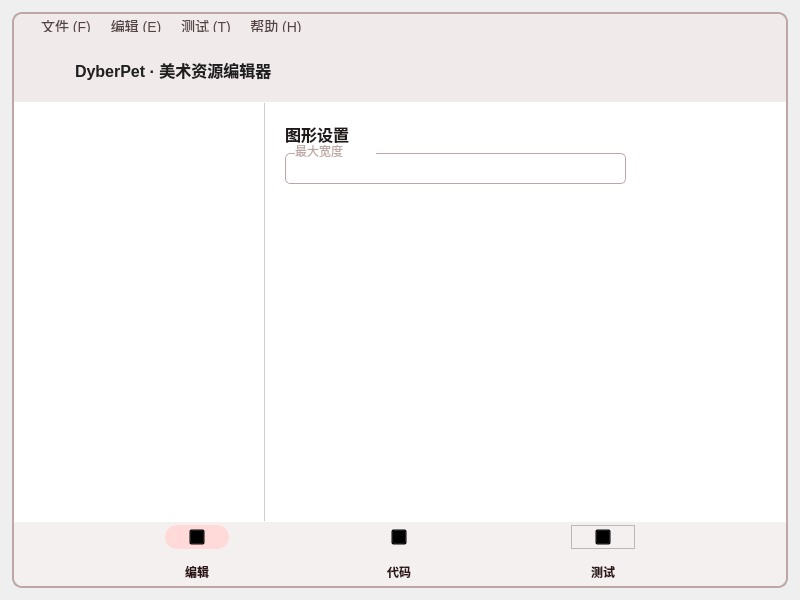
<?xml version="1.0" encoding="UTF-8"?>
<ui version="4.0">
 <class>DyberPetCreator</class>
 <widget class="QMainWindow" name="DyberPetCreator">
  <property name="geometry">
   <rect>
    <x>0</x>
    <y>0</y>
    <width>800</width>
    <height>600</height>
   </rect>
  </property>
  <property name="windowTitle">
   <string>呆啵宠物 · 资源编辑器</string>
  </property>
  <widget class="QWidget" name="windowArea">
   <layout class="QGridLayout" name="gridLayout">
    <property name="leftMargin">
     <number>12</number>
    </property>
    <property name="topMargin">
     <number>12</number>
    </property>
    <property name="rightMargin">
     <number>12</number>
    </property>
    <property name="bottomMargin">
     <number>12</number>
    </property>
    <item row="0" column="0">
     <widget class="QFrame" name="shadowFrame">
      <property name="styleSheet">
       <string notr="true">#shadowFrame{
	border: 2px solid rgb(189,167,165);
	border-radius: 10px;
}</string>
      </property>
      <property name="frameShape">
       <enum>QFrame::StyledPanel</enum>
      </property>
      <property name="frameShadow">
       <enum>QFrame::Raised</enum>
      </property>
      <layout class="QVBoxLayout" name="verticalLayout">
       <property name="spacing">
        <number>0</number>
       </property>
       <property name="leftMargin">
        <number>0</number>
       </property>
       <property name="topMargin">
        <number>0</number>
       </property>
       <property name="rightMargin">
        <number>0</number>
       </property>
       <property name="bottomMargin">
        <number>0</number>
       </property>
       <item>
        <widget class="QFrame" name="menuBarSE">
         <property name="minimumSize">
          <size>
           <width>0</width>
           <height>24</height>
          </size>
         </property>
         <property name="maximumSize">
          <size>
           <width>16777215</width>
           <height>24</height>
          </size>
         </property>
         <property name="styleSheet">
          <string notr="true">#menuBarSE{
	background: rgb(241,234,235);
	border: 1px solid rgb(241,234,235);
	border-top-left-radius: 10px;
	border-top-right-radius: 10px;
	border-bottom-left-radius: 0px;
	border-bottom-right-radius: 0px;
}</string>
         </property>
         <property name="frameShape">
          <enum>QFrame::StyledPanel</enum>
         </property>
         <property name="frameShadow">
          <enum>QFrame::Raised</enum>
         </property>
         <layout class="QHBoxLayout" name="horizontalLayout_3">
          <property name="leftMargin">
           <number>19</number>
          </property>
          <property name="topMargin">
           <number>0</number>
          </property>
          <property name="rightMargin">
           <number>24</number>
          </property>
          <property name="bottomMargin">
           <number>0</number>
          </property>
          <item>
           <widget class="QPushButton" name="fileMenu">
            <property name="minimumSize">
             <size>
              <width>64</width>
              <height>0</height>
             </size>
            </property>
            <property name="maximumSize">
             <size>
              <width>64</width>
              <height>16777215</height>
             </size>
            </property>
            <property name="styleSheet">
             <string notr="true">QPushButton{
	background: rgb(241,234,235);
	border: 0px solid rgb(241,234,235);
	border-radius: 5px;
	color: #534343;
	font-size: 14px;
	padding: 5px;
}

QPushButton:Hover{
	font-weight: bold;
	background: rgb(231,226,226);
	color: #211a1a;
}

QPushButton:Pressed{
	font-weight: bold;
	background: #ffdad9;
	color: #2d1516;
}</string>
            </property>
            <property name="text">
             <string>文件 (F)</string>
            </property>
           </widget>
          </item>
          <item>
           <widget class="QPushButton" name="editMenu">
            <property name="minimumSize">
             <size>
              <width>64</width>
              <height>0</height>
             </size>
            </property>
            <property name="maximumSize">
             <size>
              <width>64</width>
              <height>16777215</height>
             </size>
            </property>
            <property name="styleSheet">
             <string notr="true">QPushButton{
	background: rgb(241,234,235);
	border: 0px solid rgb(241,234,235);
	border-radius: 5px;
	color: #534343;
	font-size: 14px;
	padding: 5px;
}

QPushButton:Hover{
	font-weight: bold;
	background: rgb(231,226,226);
	color: #211a1a;
}

QPushButton:Pressed{
	font-weight: bold;
	background: #ffdad9;
	color: #2d1516;
}</string>
            </property>
            <property name="text">
             <string>编辑 (E)</string>
            </property>
           </widget>
          </item>
          <item>
           <widget class="QPushButton" name="deployMenu">
            <property name="minimumSize">
             <size>
              <width>64</width>
              <height>0</height>
             </size>
            </property>
            <property name="maximumSize">
             <size>
              <width>64</width>
              <height>16777215</height>
             </size>
            </property>
            <property name="styleSheet">
             <string notr="true">QPushButton{
	background: rgb(241,234,235);
	border: 0px solid rgb(241,234,235);
	border-radius: 5px;
	color: #534343;
	font-size: 14px;
	padding: 5px;
}

QPushButton:Hover{
	font-weight: bold;
	background: rgb(231,226,226);
	color: #211a1a;
}

QPushButton:Pressed{
	font-weight: bold;
	background: #ffdad9;
	color: #2d1516;
}</string>
            </property>
            <property name="text">
             <string>测试 (T)</string>
            </property>
           </widget>
          </item>
          <item>
           <widget class="QPushButton" name="helpMenu">
            <property name="minimumSize">
             <size>
              <width>64</width>
              <height>0</height>
             </size>
            </property>
            <property name="maximumSize">
             <size>
              <width>64</width>
              <height>16777215</height>
             </size>
            </property>
            <property name="styleSheet">
             <string notr="true">QPushButton{
	background: rgb(241,234,235);
	border: 0px solid rgb(241,234,235);
	border-radius: 5px;
	color: #534343;
	font-size: 14px;
	padding: 5px;
}

QPushButton:Hover{
	font-weight: bold;
	background: rgb(231,226,226);
	color: #211a1a;
}

QPushButton:Pressed{
	font-weight: bold;
	background: #ffdad9;
	color: #2d1516;
}</string>
            </property>
            <property name="text">
             <string>帮助 (H)</string>
            </property>
           </widget>
          </item>
          <item>
           <spacer name="menuBarSpacer">
            <property name="orientation">
             <enum>Qt::Horizontal</enum>
            </property>
            <property name="sizeHint" stdset="0">
             <size>
              <width>350</width>
              <height>19</height>
             </size>
            </property>
           </spacer>
          </item>
          <item>
           <widget class="QPushButton" name="minimizeApp">
            <property name="minimumSize">
             <size>
              <width>14</width>
              <height>14</height>
             </size>
            </property>
            <property name="maximumSize">
             <size>
              <width>14</width>
              <height>14</height>
             </size>
            </property>
            <property name="styleSheet">
             <string notr="true">QPushButton{
	background: rgb(241,234,235);
	border: 0px solid rgb(241,234,235);
	border-radius: 5px;
	color: #534343;
	font-size: 14px;
	border-image: url(:/icons/resources/icon/minimize.svg);
}

QPushButton:Hover{
	font-weight: bold;
	background: rgb(231,226,226);
	color: #211a1a;
}

QPushButton:Pressed{
	font-weight: bold;
	background: #ffdad9;
	color: #2d1516;
}
</string>
            </property>
            <property name="text">
             <string/>
            </property>
           </widget>
          </item>
          <item>
           <spacer name="horizontalSpacer_2">
            <property name="orientation">
             <enum>Qt::Horizontal</enum>
            </property>
            <property name="sizeType">
             <enum>QSizePolicy::Fixed</enum>
            </property>
            <property name="sizeHint" stdset="0">
             <size>
              <width>10</width>
              <height>20</height>
             </size>
            </property>
           </spacer>
          </item>
          <item>
           <widget class="QPushButton" name="maximizeApp">
            <property name="minimumSize">
             <size>
              <width>14</width>
              <height>14</height>
             </size>
            </property>
            <property name="maximumSize">
             <size>
              <width>14</width>
              <height>14</height>
             </size>
            </property>
            <property name="styleSheet">
             <string notr="true">QPushButton{
	background: rgb(241,234,235);
	border: 0px solid rgb(241,234,235);
	border-radius: 5px;
	color: #534343;
	font-size: 14px;
	border-image: url(:/icons/resources/icon/maximize.svg);
}

QPushButton:Hover{
	font-weight: bold;
	background: rgb(231,226,226);
	color: #211a1a;
}

QPushButton:Pressed{
	font-weight: bold;
	background: #ffdad9;
	color: #2d1516;
}
</string>
            </property>
            <property name="text">
             <string/>
            </property>
           </widget>
          </item>
          <item>
           <spacer name="horizontalSpacer">
            <property name="orientation">
             <enum>Qt::Horizontal</enum>
            </property>
            <property name="sizeType">
             <enum>QSizePolicy::Fixed</enum>
            </property>
            <property name="sizeHint" stdset="0">
             <size>
              <width>10</width>
              <height>20</height>
             </size>
            </property>
           </spacer>
          </item>
          <item>
           <widget class="QPushButton" name="closeApp">
            <property name="minimumSize">
             <size>
              <width>16</width>
              <height>16</height>
             </size>
            </property>
            <property name="maximumSize">
             <size>
              <width>16</width>
              <height>16</height>
             </size>
            </property>
            <property name="styleSheet">
             <string notr="true">QPushButton{
	background: rgb(241,234,235);
	border: 0px solid rgb(241,234,235);
	border-radius: 5px;
	color: #534343;
	font-size: 14px;
	border-image: url(:/icons/resources/icon/close.svg);
}

QPushButton:Hover{
	font-weight: bold;
	background: rgb(231,226,226);
	color: #211a1a;
}

QPushButton:Pressed{
	font-weight: bold;
	background: #ffdad9;
	color: #2d1516;
}
</string>
            </property>
            <property name="text">
             <string/>
            </property>
           </widget>
          </item>
         </layout>
        </widget>
       </item>
       <item>
        <widget class="QFrame" name="titleBar">
         <property name="minimumSize">
          <size>
           <width>0</width>
           <height>64</height>
          </size>
         </property>
         <property name="maximumSize">
          <size>
           <width>16777215</width>
           <height>64</height>
          </size>
         </property>
         <property name="styleSheet">
          <string notr="true">#titleBar{
	background: rgb(241,234,235);
	border: 1px solid rgb(241,234,235);
}</string>
         </property>
         <property name="frameShape">
          <enum>QFrame::StyledPanel</enum>
         </property>
         <property name="frameShadow">
          <enum>QFrame::Raised</enum>
         </property>
         <layout class="QHBoxLayout" name="horizontalLayout_2">
          <property name="spacing">
           <number>12</number>
          </property>
          <property name="leftMargin">
           <number>24</number>
          </property>
          <property name="rightMargin">
           <number>24</number>
          </property>
          <item>
           <widget class="QPushButton" name="sideBarSwitch">
            <property name="minimumSize">
             <size>
              <width>24</width>
              <height>24</height>
             </size>
            </property>
            <property name="maximumSize">
             <size>
              <width>24</width>
              <height>24</height>
             </size>
            </property>
            <property name="styleSheet">
             <string notr="true">QPushButton{
	border-image: url(:/icons/resources/icon/menu.svg);
	background: rgb(241,234,235);
	border: 0px solid rgb(241,234,235);
	border-radius: 5px;
}

QPushButton:Hover{
	background: rgb(231,226,226);
}

QPushButton:Pressed{
	background: #ffdad9;
}</string>
            </property>
            <property name="text">
             <string/>
            </property>
           </widget>
          </item>
          <item>
           <widget class="QLabel" name="applicationTitle">
            <property name="styleSheet">
             <string notr="true">#applicationTitle{
	font-size: 16px;
	font-weight: bold;
	color: #1f1f1f;
	background: transparent;
}</string>
            </property>
            <property name="text">
             <string>DyberPet · 美术资源编辑器</string>
            </property>
           </widget>
          </item>
          <item>
           <spacer name="titleBarSpacer">
            <property name="orientation">
             <enum>Qt::Horizontal</enum>
            </property>
            <property name="sizeHint" stdset="0">
             <size>
              <width>458</width>
              <height>20</height>
             </size>
            </property>
           </spacer>
          </item>
         </layout>
        </widget>
       </item>
       <item>
        <widget class="QFrame" name="appContainer">
         <property name="styleSheet">
          <string notr="true">#appContainer{
	background: #fff;
	border: 1px solid #fff;
}</string>
         </property>
         <property name="frameShape">
          <enum>QFrame::StyledPanel</enum>
         </property>
         <property name="frameShadow">
          <enum>QFrame::Raised</enum>
         </property>
         <layout class="QHBoxLayout" name="horizontalLayout">
          <property name="spacing">
           <number>0</number>
          </property>
          <property name="leftMargin">
           <number>0</number>
          </property>
          <property name="topMargin">
           <number>0</number>
          </property>
          <property name="rightMargin">
           <number>0</number>
          </property>
          <property name="bottomMargin">
           <number>0</number>
          </property>
          <item>
           <widget class="QFrame" name="ModalDrawer">
            <property name="minimumSize">
             <size>
              <width>250</width>
              <height>0</height>
             </size>
            </property>
            <property name="maximumSize">
             <size>
              <width>250</width>
              <height>16777215</height>
             </size>
            </property>
            <property name="styleSheet">
             <string notr="true">#ModalDrawer{
	border-left: 0px solid #ccc;
	border-right: 1px solid #ccc;
	border-top: 0px solid #ccc;
	border-bottom: 0px solid #ccc;
}</string>
            </property>
            <property name="frameShape">
             <enum>QFrame::StyledPanel</enum>
            </property>
            <property name="frameShadow">
             <enum>QFrame::Raised</enum>
            </property>
           </widget>
          </item>
          <item>
           <widget class="QFrame" name="workingArea">
            <property name="styleSheet">
             <string notr="true">#workingArea{
	background: #fff;
	border: 1px solid #fff;
}</string>
            </property>
            <property name="frameShape">
             <enum>QFrame::StyledPanel</enum>
            </property>
            <property name="frameShadow">
             <enum>QFrame::Raised</enum>
            </property>
            <widget class="QLabel" name="basicEditTitle">
             <property name="geometry">
              <rect>
               <x>20</x>
               <y>20</y>
               <width>141</width>
               <height>21</height>
              </rect>
             </property>
             <property name="styleSheet">
              <string notr="true">#basicEditTitle{
	font-size: 16px;
	font-weight: bold;
	color: #211a1a;
	background: transparent;
}</string>
             </property>
             <property name="text">
              <string>图形设置</string>
             </property>
            </widget>
            <widget class="QLineEdit" name="graphicsWidthEdit">
             <property name="geometry">
              <rect>
               <x>20</x>
               <y>50</y>
               <width>341</width>
               <height>31</height>
              </rect>
             </property>
             <property name="styleSheet">
              <string notr="true">border: 1px solid rgb(189,167,165);
color: rgb(189,167,165);
border-radius: 5px;</string>
             </property>
            </widget>
            <widget class="QLabel" name="label">
             <property name="geometry">
              <rect>
               <x>30</x>
               <y>40</y>
               <width>81</width>
               <height>16</height>
              </rect>
             </property>
             <property name="styleSheet">
              <string notr="true">background: #fff;
color: rgb(189,167,165);
font-size: 12px;
border: 0px solid #fff;</string>
             </property>
             <property name="text">
              <string>最大宽度</string>
             </property>
            </widget>
           </widget>
          </item>
         </layout>
        </widget>
       </item>
       <item>
        <widget class="QFrame" name="navBar">
         <property name="minimumSize">
          <size>
           <width>0</width>
           <height>64</height>
          </size>
         </property>
         <property name="maximumSize">
          <size>
           <width>16777215</width>
           <height>64</height>
          </size>
         </property>
         <property name="styleSheet">
          <string notr="true">#navBar{
	background: #f5f0f0;
	border: 1px solid #f5f0f0;
	border-top-left-radius: 0px;
	border-top-right-radius: 0px;
	border-bottom-left-radius: 10px;
	border-bottom-right-radius: 10px;
}</string>
         </property>
         <property name="frameShape">
          <enum>QFrame::StyledPanel</enum>
         </property>
         <property name="frameShadow">
          <enum>QFrame::Raised</enum>
         </property>
         <layout class="QHBoxLayout" name="horizontalLayout_7">
          <property name="spacing">
           <number>12</number>
          </property>
          <property name="leftMargin">
           <number>24</number>
          </property>
          <property name="topMargin">
           <number>0</number>
          </property>
          <property name="rightMargin">
           <number>24</number>
          </property>
          <property name="bottomMargin">
           <number>0</number>
          </property>
          <item>
           <spacer name="navBarSpacer1">
            <property name="orientation">
             <enum>Qt::Horizontal</enum>
            </property>
            <property name="sizeHint" stdset="0">
             <size>
              <width>104</width>
              <height>20</height>
             </size>
            </property>
           </spacer>
          </item>
          <item>
           <layout class="QVBoxLayout" name="verticalLayout_2">
            <item>
             <widget class="QFrame" name="editNavContainer">
              <property name="minimumSize">
               <size>
                <width>64</width>
                <height>24</height>
               </size>
              </property>
              <property name="maximumSize">
               <size>
                <width>64</width>
                <height>24</height>
               </size>
              </property>
              <property name="styleSheet">
               <string notr="true">#editNavContainer{
	background: #ffdad9;
	border: 0px solid #ffdad9;
	border-radius: 12px;
}</string>
              </property>
              <property name="frameShape">
               <enum>QFrame::StyledPanel</enum>
              </property>
              <property name="frameShadow">
               <enum>QFrame::Raised</enum>
              </property>
              <layout class="QHBoxLayout" name="horizontalLayout_4">
               <property name="spacing">
                <number>0</number>
               </property>
               <property name="leftMargin">
                <number>0</number>
               </property>
               <property name="topMargin">
                <number>0</number>
               </property>
               <property name="rightMargin">
                <number>0</number>
               </property>
               <property name="bottomMargin">
                <number>0</number>
               </property>
               <item>
                <spacer name="editNavSpacerL">
                 <property name="orientation">
                  <enum>Qt::Horizontal</enum>
                 </property>
                 <property name="sizeType">
                  <enum>QSizePolicy::Fixed</enum>
                 </property>
                 <property name="sizeHint" stdset="0">
                  <size>
                   <width>22</width>
                   <height>20</height>
                  </size>
                 </property>
                </spacer>
               </item>
               <item>
                <widget class="QPushButton" name="editNavIcon">
                 <property name="minimumSize">
                  <size>
                   <width>16</width>
                   <height>16</height>
                  </size>
                 </property>
                 <property name="maximumSize">
                  <size>
                   <width>16</width>
                   <height>16</height>
                  </size>
                 </property>
                 <property name="styleSheet">
                  <string notr="true">#editNavIcon{
	background: transparent;
	border-image: url(:/icons/resources/icon/edit_selected.svg);
}</string>
                 </property>
                 <property name="text">
                  <string/>
                 </property>
                </widget>
               </item>
               <item>
                <spacer name="editNavSpacerR">
                 <property name="orientation">
                  <enum>Qt::Horizontal</enum>
                 </property>
                 <property name="sizeType">
                  <enum>QSizePolicy::Fixed</enum>
                 </property>
                 <property name="sizeHint" stdset="0">
                  <size>
                   <width>21</width>
                   <height>20</height>
                  </size>
                 </property>
                </spacer>
               </item>
              </layout>
             </widget>
            </item>
            <item>
             <widget class="QPushButton" name="editNavText">
              <property name="styleSheet">
               <string notr="true">#editNavText{
	background: transparent;
	border: 0px solid #fff;
	color: #2d1516;
	font-size: 12px;
	font-weight: bold;
}</string>
              </property>
              <property name="text">
               <string>编辑</string>
              </property>
             </widget>
            </item>
           </layout>
          </item>
          <item>
           <spacer name="navBarSpacer2">
            <property name="orientation">
             <enum>Qt::Horizontal</enum>
            </property>
            <property name="sizeHint" stdset="0">
             <size>
              <width>104</width>
              <height>20</height>
             </size>
            </property>
           </spacer>
          </item>
          <item>
           <layout class="QVBoxLayout" name="verticalLayout_3">
            <item>
             <widget class="QFrame" name="codeNavContainer">
              <property name="minimumSize">
               <size>
                <width>64</width>
                <height>24</height>
               </size>
              </property>
              <property name="maximumSize">
               <size>
                <width>64</width>
                <height>24</height>
               </size>
              </property>
              <property name="styleSheet">
               <string notr="true">#codeNavContainer{
	background: transparent;
	border: 0px solid #ffdad9;
	border-radius: 12px;
}</string>
              </property>
              <property name="frameShape">
               <enum>QFrame::StyledPanel</enum>
              </property>
              <property name="frameShadow">
               <enum>QFrame::Raised</enum>
              </property>
              <layout class="QHBoxLayout" name="horizontalLayout_5">
               <property name="spacing">
                <number>0</number>
               </property>
               <property name="leftMargin">
                <number>0</number>
               </property>
               <property name="topMargin">
                <number>0</number>
               </property>
               <property name="rightMargin">
                <number>0</number>
               </property>
               <property name="bottomMargin">
                <number>0</number>
               </property>
               <item>
                <spacer name="codeNavSpacerL">
                 <property name="orientation">
                  <enum>Qt::Horizontal</enum>
                 </property>
                 <property name="sizeType">
                  <enum>QSizePolicy::Fixed</enum>
                 </property>
                 <property name="sizeHint" stdset="0">
                  <size>
                   <width>21</width>
                   <height>20</height>
                  </size>
                 </property>
                </spacer>
               </item>
               <item>
                <widget class="QPushButton" name="codeNavIcon">
                 <property name="minimumSize">
                  <size>
                   <width>16</width>
                   <height>16</height>
                  </size>
                 </property>
                 <property name="maximumSize">
                  <size>
                   <width>16</width>
                   <height>16</height>
                  </size>
                 </property>
                 <property name="styleSheet">
                  <string notr="true">#codeNavIcon{
	background: transparent;
	border-image: url(:/icons/resources/icon/code_unselected.svg);
}</string>
                 </property>
                 <property name="text">
                  <string/>
                 </property>
                </widget>
               </item>
               <item>
                <spacer name="codeNavSpacerR">
                 <property name="orientation">
                  <enum>Qt::Horizontal</enum>
                 </property>
                 <property name="sizeType">
                  <enum>QSizePolicy::Fixed</enum>
                 </property>
                 <property name="sizeHint" stdset="0">
                  <size>
                   <width>21</width>
                   <height>20</height>
                  </size>
                 </property>
                </spacer>
               </item>
              </layout>
             </widget>
            </item>
            <item>
             <widget class="QPushButton" name="codeNavText">
              <property name="styleSheet">
               <string notr="true">#codeNavText{
	background: transparent;
	border: 0px solid #fff;
	color: #2d1516;
	font-size: 12px;
	font-weight: bold;
}</string>
              </property>
              <property name="text">
               <string>代码</string>
              </property>
             </widget>
            </item>
           </layout>
          </item>
          <item>
           <spacer name="navBarSpacer3">
            <property name="orientation">
             <enum>Qt::Horizontal</enum>
            </property>
            <property name="sizeHint" stdset="0">
             <size>
              <width>128</width>
              <height>20</height>
             </size>
            </property>
           </spacer>
          </item>
          <item>
           <layout class="QVBoxLayout" name="verticalLayout_4">
            <item>
             <widget class="QFrame" name="testNavContainer">
              <property name="minimumSize">
               <size>
                <width>64</width>
                <height>24</height>
               </size>
              </property>
              <property name="maximumSize">
               <size>
                <width>64</width>
                <height>24</height>
               </size>
              </property>
              <property name="frameShape">
               <enum>QFrame::StyledPanel</enum>
              </property>
              <property name="frameShadow">
               <enum>QFrame::Raised</enum>
              </property>
              <layout class="QHBoxLayout" name="horizontalLayout_6">
               <property name="spacing">
                <number>0</number>
               </property>
               <property name="leftMargin">
                <number>0</number>
               </property>
               <property name="topMargin">
                <number>0</number>
               </property>
               <property name="rightMargin">
                <number>0</number>
               </property>
               <property name="bottomMargin">
                <number>0</number>
               </property>
               <item>
                <spacer name="testNavSpacerL">
                 <property name="orientation">
                  <enum>Qt::Horizontal</enum>
                 </property>
                 <property name="sizeType">
                  <enum>QSizePolicy::Fixed</enum>
                 </property>
                 <property name="sizeHint" stdset="0">
                  <size>
                   <width>20</width>
                   <height>19</height>
                  </size>
                 </property>
                </spacer>
               </item>
               <item>
                <widget class="QPushButton" name="testNavIcon">
                 <property name="minimumSize">
                  <size>
                   <width>16</width>
                   <height>16</height>
                  </size>
                 </property>
                 <property name="maximumSize">
                  <size>
                   <width>16</width>
                   <height>16</height>
                  </size>
                 </property>
                 <property name="styleSheet">
                  <string notr="true">#testNavIcon{
	background: transparent;
	border-image: url(:/icons/resources/icon/test_unselected.svg);
}</string>
                 </property>
                 <property name="text">
                  <string/>
                 </property>
                </widget>
               </item>
               <item>
                <spacer name="testNavSpacerR">
                 <property name="orientation">
                  <enum>Qt::Horizontal</enum>
                 </property>
                 <property name="sizeType">
                  <enum>QSizePolicy::Fixed</enum>
                 </property>
                 <property name="sizeHint" stdset="0">
                  <size>
                   <width>20</width>
                   <height>19</height>
                  </size>
                 </property>
                </spacer>
               </item>
              </layout>
             </widget>
            </item>
            <item>
             <widget class="QPushButton" name="testNavText">
              <property name="styleSheet">
               <string notr="true">#testNavText{
	background: transparent;
	border: 0px solid #fff;
	color: #2d1516;
	font-size: 12px;
	font-weight: bold;
}</string>
              </property>
              <property name="text">
               <string>测试</string>
              </property>
             </widget>
            </item>
           </layout>
          </item>
          <item>
           <spacer name="navBarSpacer4">
            <property name="orientation">
             <enum>Qt::Horizontal</enum>
            </property>
            <property name="sizeHint" stdset="0">
             <size>
              <width>104</width>
              <height>20</height>
             </size>
            </property>
           </spacer>
          </item>
         </layout>
        </widget>
       </item>
      </layout>
     </widget>
    </item>
   </layout>
  </widget>
  <widget class="QMenuBar" name="menubar">
   <property name="geometry">
    <rect>
     <x>0</x>
     <y>0</y>
     <width>800</width>
     <height>21</height>
    </rect>
   </property>
  </widget>
 </widget>
 <resources/>
 <connections/>
</ui>
